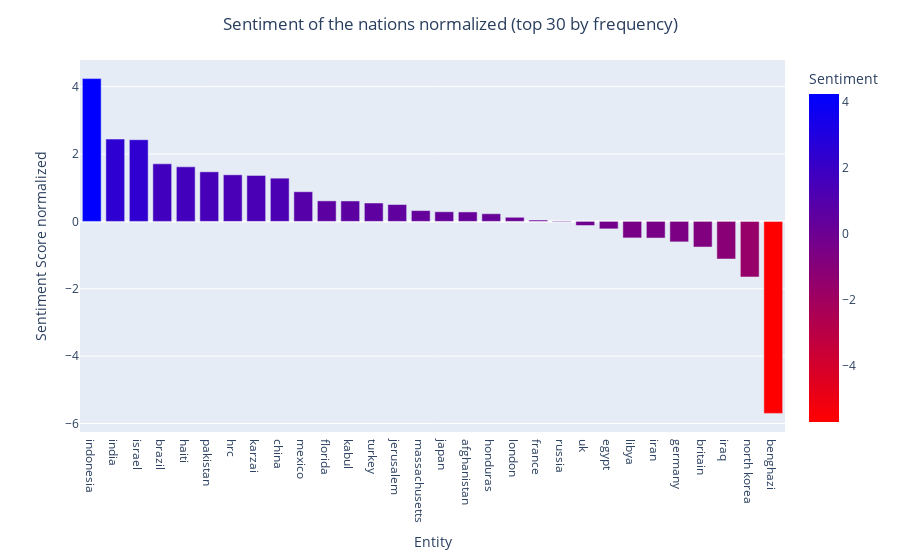

The code cell stored with this chart in its notebook:
### Code cell
plot_entities_normalized(df_entities.iloc[:TOP_K])

### Figure 1 — Plotly figure (JSON) as saved in the notebook; plotly's stock layout.template omitted (floating-point values rounded to 4 significant figures)
{"data": [{"alignmentgroup": "True", "hovertemplate": "x=%{x}<br>y=%{y}<br>color=%{marker.color}<extra></extra>", "legendgroup": "", "marker": {"color": [4.238, 2.442, 2.425, 1.708, 1.619, 1.471, 1.382, 1.364, 1.282, 0.88, 0.6087, 0.6061, 0.5455, 0.5, 0.32, 0.2857, 0.28, 0.2273, 0.122, 0.04, -0.01852, -0.122, -0.2222, -0.4909, -0.495, -0.6087, -0.7619, -1.118, -1.65, -5.7], "coloraxis": "coloraxis"}, "name": "", "offsetgroup": "", "orientation": "v", "showlegend": false, "textposition": "auto", "type": "bar", "x": ["indonesia", "india", "israel", "brazil", "haiti", "pakistan", "hrc", "karzai", "china", "mexico", "florida", "kabul", "turkey", "jerusalem", "massachusetts", "japan", "afghanistan", "honduras", "london", "france", "russia", "uk", "egypt", "libya", "iran", "germany", "britain", "iraq", "north korea", "benghazi"], "xaxis": "x", "y": [4.238, 2.442, 2.425, 1.708, 1.619, 1.471, 1.382, 1.364, 1.282, 0.88, 0.6087, 0.6061, 0.5455, 0.5, 0.32, 0.2857, 0.28, 0.2273, 0.122, 0.04, -0.01852, -0.122, -0.2222, -0.4909, -0.495, -0.6087, -0.7619, -1.118, -1.65, -5.7], "yaxis": "y"}], "layout": {"barmode": "relative", "coloraxis": {"colorbar": {"title": {"text": "Sentiment"}}, "colorscale": [[0.0, "rgb(255,0,0)"], [1.0, "rgb(0,0,255)"]]}, "legend": {"tracegroupgap": 0}, "margin": {"t": 60}, "title": {"text": "Sentiment of the nations normalized (top 30 by frequency)", "x": 0.5, "xanchor": "center"}, "xaxis": {"anchor": "y", "domain": [0.0, 1.0], "title": {"text": "Entity"}}, "yaxis": {"anchor": "x", "domain": [0.0, 1.0], "title": {"text": "Sentiment Score normalized"}}}}
